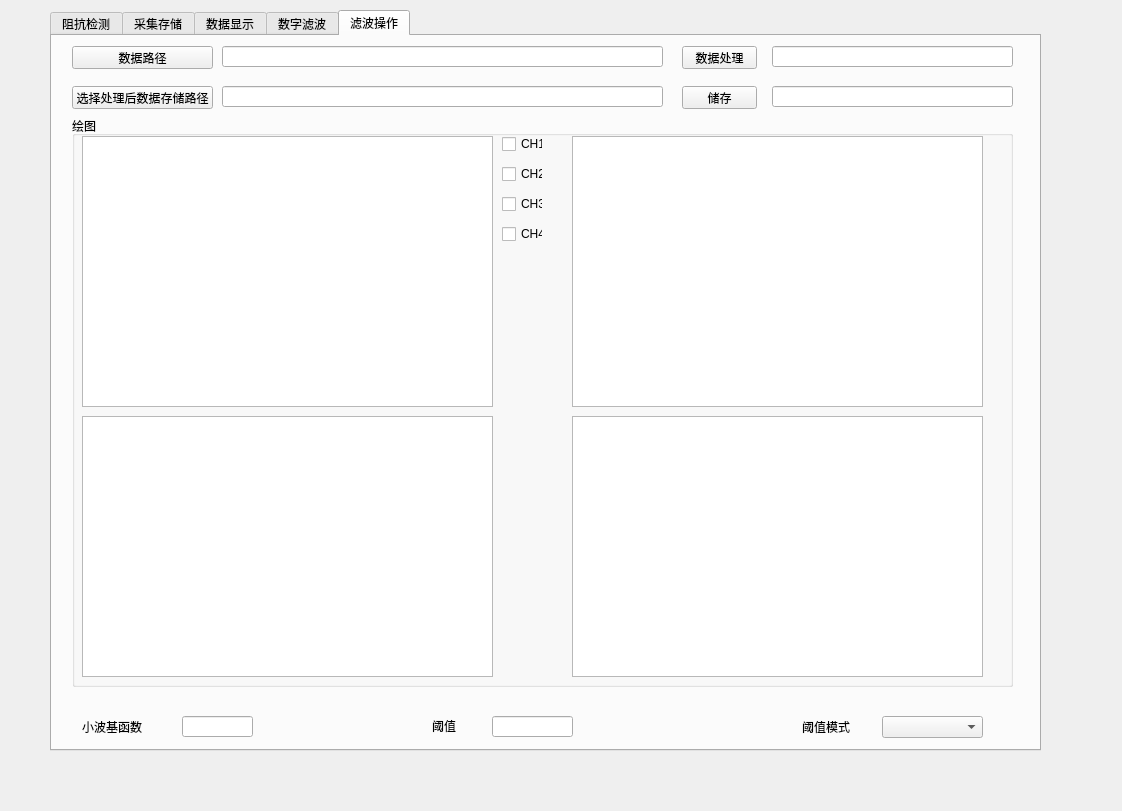
<?xml version="1.0" encoding="UTF-8"?>
<ui version="4.0">
 <class>widget</class>
 <widget class="QWidget" name="widget">
  <property name="geometry">
   <rect>
    <x>0</x>
    <y>0</y>
    <width>1122</width>
    <height>811</height>
   </rect>
  </property>
  <property name="windowTitle">
   <string>MySoftware</string>
  </property>
  <widget class="QTabWidget" name="tabWidget">
   <property name="geometry">
    <rect>
     <x>50</x>
     <y>10</y>
     <width>991</width>
     <height>741</height>
    </rect>
   </property>
   <property name="toolTip">
    <string>&lt;html&gt;&lt;head/&gt;&lt;body&gt;&lt;p&gt;111&lt;/p&gt;&lt;/body&gt;&lt;/html&gt;</string>
   </property>
   <property name="tabPosition">
    <enum>QTabWidget::North</enum>
   </property>
   <property name="currentIndex">
    <number>4</number>
   </property>
   <property name="usesScrollButtons">
    <bool>false</bool>
   </property>
   <widget class="QWidget" name="tab">
    <attribute name="title">
     <string>阻抗检测</string>
    </attribute>
    <widget class="QPushButton" name="p1b1">
     <property name="geometry">
      <rect>
       <x>30</x>
       <y>10</y>
       <width>75</width>
       <height>31</height>
      </rect>
     </property>
     <property name="text">
      <string>通信检测</string>
     </property>
    </widget>
    <widget class="QLineEdit" name="p1t1">
     <property name="geometry">
      <rect>
       <x>270</x>
       <y>10</y>
       <width>701</width>
       <height>31</height>
      </rect>
     </property>
    </widget>
    <widget class="QLabel" name="label_17">
     <property name="geometry">
      <rect>
       <x>170</x>
       <y>10</y>
       <width>91</width>
       <height>31</height>
      </rect>
     </property>
     <property name="text">
      <string>通信检测状态：</string>
     </property>
    </widget>
    <widget class="QPushButton" name="p1b2">
     <property name="geometry">
      <rect>
       <x>30</x>
       <y>60</y>
       <width>111</width>
       <height>31</height>
      </rect>
     </property>
     <property name="text">
      <string>阻抗数据存储路径</string>
     </property>
    </widget>
    <widget class="QLabel" name="label_18">
     <property name="geometry">
      <rect>
       <x>170</x>
       <y>60</y>
       <width>51</width>
       <height>31</height>
      </rect>
     </property>
     <property name="text">
      <string>路径：</string>
     </property>
    </widget>
    <widget class="QLineEdit" name="p1t2">
     <property name="geometry">
      <rect>
       <x>270</x>
       <y>60</y>
       <width>701</width>
       <height>31</height>
      </rect>
     </property>
    </widget>
    <widget class="QGroupBox" name="groupBox_11">
     <property name="geometry">
      <rect>
       <x>30</x>
       <y>100</y>
       <width>941</width>
       <height>601</height>
      </rect>
     </property>
     <property name="title">
      <string>阻抗检测</string>
     </property>
     <widget class="PlotWidget" name="p1_huitu1">
      <property name="geometry">
       <rect>
        <x>10</x>
        <y>20</y>
        <width>911</width>
        <height>531</height>
       </rect>
      </property>
     </widget>
     <widget class="QPushButton" name="p1b4">
      <property name="geometry">
       <rect>
        <x>420</x>
        <y>560</y>
        <width>91</width>
        <height>23</height>
       </rect>
      </property>
      <property name="text">
       <string>重新检测</string>
      </property>
     </widget>
     <widget class="QPushButton" name="p1b3">
      <property name="geometry">
       <rect>
        <x>20</x>
        <y>560</y>
        <width>91</width>
        <height>23</height>
       </rect>
      </property>
      <property name="text">
       <string>开始检测</string>
      </property>
     </widget>
     <widget class="QPushButton" name="p1b5">
      <property name="geometry">
       <rect>
        <x>810</x>
        <y>560</y>
        <width>91</width>
        <height>23</height>
       </rect>
      </property>
      <property name="text">
       <string>存储数据</string>
      </property>
     </widget>
    </widget>
   </widget>
   <widget class="QWidget" name="tab_2">
    <attribute name="title">
     <string>采集存储</string>
    </attribute>
    <widget class="QPushButton" name="p2b1">
     <property name="geometry">
      <rect>
       <x>20</x>
       <y>20</y>
       <width>91</width>
       <height>31</height>
      </rect>
     </property>
     <property name="text">
      <string>脑电数据存储</string>
     </property>
    </widget>
    <widget class="QLabel" name="label_19">
     <property name="geometry">
      <rect>
       <x>120</x>
       <y>20</y>
       <width>61</width>
       <height>31</height>
      </rect>
     </property>
     <property name="text">
      <string>存储路径：</string>
     </property>
    </widget>
    <widget class="QLineEdit" name="p2t1">
     <property name="geometry">
      <rect>
       <x>190</x>
       <y>20</y>
       <width>781</width>
       <height>31</height>
      </rect>
     </property>
    </widget>
    <widget class="QGroupBox" name="groupBox_16">
     <property name="geometry">
      <rect>
       <x>20</x>
       <y>60</y>
       <width>951</width>
       <height>71</height>
      </rect>
     </property>
     <property name="title">
      <string>采集参数设置</string>
     </property>
     <widget class="QLabel" name="label_20">
      <property name="geometry">
       <rect>
        <x>110</x>
        <y>10</y>
        <width>81</width>
        <height>21</height>
       </rect>
      </property>
      <property name="text">
       <string>采集方式选择</string>
      </property>
     </widget>
     <widget class="QComboBox" name="c_box">
      <property name="geometry">
       <rect>
        <x>190</x>
        <y>10</y>
        <width>111</width>
        <height>22</height>
       </rect>
      </property>
      <item>
       <property name="text">
        <string/>
       </property>
      </item>
      <item>
       <property name="text">
        <string>定量采集</string>
       </property>
      </item>
      <item>
       <property name="text">
        <string>定时采集</string>
       </property>
      </item>
     </widget>
     <widget class="QLabel" name="label_21">
      <property name="geometry">
       <rect>
        <x>480</x>
        <y>10</y>
        <width>20</width>
        <height>21</height>
       </rect>
      </property>
      <property name="text">
       <string>组</string>
      </property>
     </widget>
     <widget class="QLabel" name="label_22">
      <property name="geometry">
       <rect>
        <x>600</x>
        <y>10</y>
        <width>31</width>
        <height>21</height>
       </rect>
      </property>
      <property name="text">
       <string>毫秒</string>
      </property>
     </widget>
     <widget class="QLineEdit" name="p2t2">
      <property name="geometry">
       <rect>
        <x>410</x>
        <y>10</y>
        <width>61</width>
        <height>20</height>
       </rect>
      </property>
     </widget>
     <widget class="QLineEdit" name="p2t3">
      <property name="geometry">
       <rect>
        <x>530</x>
        <y>10</y>
        <width>61</width>
        <height>20</height>
       </rect>
      </property>
     </widget>
     <widget class="QPushButton" name="p2b2">
      <property name="geometry">
       <rect>
        <x>640</x>
        <y>10</y>
        <width>91</width>
        <height>21</height>
       </rect>
      </property>
      <property name="text">
       <string>参数确认</string>
      </property>
     </widget>
     <widget class="QLineEdit" name="p2t4">
      <property name="geometry">
       <rect>
        <x>10</x>
        <y>40</y>
        <width>921</width>
        <height>21</height>
       </rect>
      </property>
     </widget>
    </widget>
    <widget class="QGroupBox" name="groupBox_12">
     <property name="geometry">
      <rect>
       <x>20</x>
       <y>130</y>
       <width>951</width>
       <height>571</height>
      </rect>
     </property>
     <property name="title">
      <string>脑电数据实时显示</string>
     </property>
     <widget class="PlotWidget" name="p2_huitu1">
      <property name="geometry">
       <rect>
        <x>10</x>
        <y>20</y>
        <width>921</width>
        <height>501</height>
       </rect>
      </property>
     </widget>
     <widget class="QPushButton" name="p2b3">
      <property name="geometry">
       <rect>
        <x>40</x>
        <y>530</y>
        <width>81</width>
        <height>21</height>
       </rect>
      </property>
      <property name="text">
       <string>开始采集</string>
      </property>
     </widget>
     <widget class="QPushButton" name="p2b4">
      <property name="geometry">
       <rect>
        <x>430</x>
        <y>530</y>
        <width>81</width>
        <height>21</height>
       </rect>
      </property>
      <property name="text">
       <string>重新采集</string>
      </property>
     </widget>
     <widget class="QPushButton" name="p2b5">
      <property name="geometry">
       <rect>
        <x>830</x>
        <y>530</y>
        <width>81</width>
        <height>21</height>
       </rect>
      </property>
      <property name="text">
       <string>存储数据</string>
      </property>
     </widget>
    </widget>
   </widget>
   <widget class="QWidget" name="tab_3">
    <attribute name="title">
     <string>数据显示</string>
    </attribute>
    <widget class="QGroupBox" name="groupBox_10">
     <property name="geometry">
      <rect>
       <x>20</x>
       <y>60</y>
       <width>941</width>
       <height>641</height>
      </rect>
     </property>
     <property name="title">
      <string>脑电信号文件数据</string>
     </property>
     <widget class="QTextEdit" name="p3t3">
      <property name="geometry">
       <rect>
        <x>20</x>
        <y>30</y>
        <width>901</width>
        <height>581</height>
       </rect>
      </property>
     </widget>
    </widget>
    <widget class="QPushButton" name="p3b1">
     <property name="geometry">
      <rect>
       <x>30</x>
       <y>20</y>
       <width>75</width>
       <height>23</height>
      </rect>
     </property>
     <property name="text">
      <string>显示</string>
     </property>
    </widget>
    <widget class="QPushButton" name="p3b2">
     <property name="geometry">
      <rect>
       <x>610</x>
       <y>20</y>
       <width>75</width>
       <height>23</height>
      </rect>
     </property>
     <property name="text">
      <string>清除</string>
     </property>
    </widget>
    <widget class="QLineEdit" name="p3t1">
     <property name="geometry">
      <rect>
       <x>120</x>
       <y>20</y>
       <width>471</width>
       <height>20</height>
      </rect>
     </property>
    </widget>
    <widget class="QLineEdit" name="p3t2">
     <property name="geometry">
      <rect>
       <x>700</x>
       <y>20</y>
       <width>261</width>
       <height>20</height>
      </rect>
     </property>
    </widget>
   </widget>
   <widget class="QWidget" name="tab_4">
    <attribute name="title">
     <string>数字滤波</string>
    </attribute>
    <widget class="QComboBox" name="c_box2">
     <property name="geometry">
      <rect>
       <x>100</x>
       <y>30</y>
       <width>101</width>
       <height>22</height>
      </rect>
     </property>
     <property name="currentText">
      <string>巴特沃夫</string>
     </property>
     <property name="modelColumn">
      <number>0</number>
     </property>
     <item>
      <property name="text">
       <string>巴特沃夫</string>
      </property>
     </item>
     <item>
      <property name="text">
       <string>切比雪夫-I</string>
      </property>
     </item>
     <item>
      <property name="text">
       <string>切比雪夫-II</string>
      </property>
     </item>
     <item>
      <property name="text">
       <string>椭圆</string>
      </property>
     </item>
    </widget>
    <widget class="QGroupBox" name="groupBox">
     <property name="geometry">
      <rect>
       <x>30</x>
       <y>80</y>
       <width>181</width>
       <height>201</height>
      </rect>
     </property>
     <property name="title">
      <string>滤波器参数</string>
     </property>
     <widget class="QLabel" name="label_2">
      <property name="geometry">
       <rect>
        <x>10</x>
        <y>20</y>
        <width>151</width>
        <height>16</height>
       </rect>
      </property>
      <property name="text">
       <string>通带边缘频率wp(rad/s)</string>
      </property>
     </widget>
     <widget class="QLabel" name="label_3">
      <property name="geometry">
       <rect>
        <x>10</x>
        <y>110</y>
        <width>131</width>
        <height>16</height>
       </rect>
      </property>
      <property name="text">
       <string>阻带边缘频率ws(rad/s)</string>
      </property>
     </widget>
     <widget class="QLineEdit" name="p4t1">
      <property name="geometry">
       <rect>
        <x>10</x>
        <y>60</y>
        <width>71</width>
        <height>21</height>
       </rect>
      </property>
     </widget>
     <widget class="QLineEdit" name="p4t2">
      <property name="geometry">
       <rect>
        <x>100</x>
        <y>60</y>
        <width>71</width>
        <height>20</height>
       </rect>
      </property>
     </widget>
     <widget class="QLabel" name="label_16">
      <property name="geometry">
       <rect>
        <x>10</x>
        <y>40</y>
        <width>41</width>
        <height>16</height>
       </rect>
      </property>
      <property name="text">
       <string>上边缘</string>
      </property>
     </widget>
     <widget class="QLabel" name="label_23">
      <property name="geometry">
       <rect>
        <x>100</x>
        <y>40</y>
        <width>41</width>
        <height>16</height>
       </rect>
      </property>
      <property name="text">
       <string>下边缘</string>
      </property>
     </widget>
     <widget class="QLabel" name="label_24">
      <property name="geometry">
       <rect>
        <x>10</x>
        <y>130</y>
        <width>41</width>
        <height>16</height>
       </rect>
      </property>
      <property name="text">
       <string>上边缘</string>
      </property>
     </widget>
     <widget class="QLabel" name="label_25">
      <property name="geometry">
       <rect>
        <x>100</x>
        <y>130</y>
        <width>41</width>
        <height>16</height>
       </rect>
      </property>
      <property name="text">
       <string>下边缘</string>
      </property>
     </widget>
     <widget class="QLineEdit" name="p4t3">
      <property name="geometry">
       <rect>
        <x>10</x>
        <y>150</y>
        <width>71</width>
        <height>21</height>
       </rect>
      </property>
     </widget>
     <widget class="QLineEdit" name="p4t4">
      <property name="geometry">
       <rect>
        <x>100</x>
        <y>150</y>
        <width>71</width>
        <height>21</height>
       </rect>
      </property>
     </widget>
    </widget>
    <widget class="QGroupBox" name="groupBox_3">
     <property name="geometry">
      <rect>
       <x>30</x>
       <y>360</y>
       <width>181</width>
       <height>41</height>
      </rect>
     </property>
     <property name="title">
      <string/>
     </property>
     <widget class="QLabel" name="label_4">
      <property name="geometry">
       <rect>
        <x>10</x>
        <y>10</y>
        <width>131</width>
        <height>21</height>
       </rect>
      </property>
      <property name="text">
       <string>通带最大衰减（dB）</string>
      </property>
     </widget>
     <widget class="QLineEdit" name="p4t5">
      <property name="geometry">
       <rect>
        <x>120</x>
        <y>10</y>
        <width>51</width>
        <height>20</height>
       </rect>
      </property>
     </widget>
    </widget>
    <widget class="QGroupBox" name="groupBox_4">
     <property name="geometry">
      <rect>
       <x>30</x>
       <y>430</y>
       <width>181</width>
       <height>41</height>
      </rect>
     </property>
     <property name="title">
      <string/>
     </property>
     <widget class="QLabel" name="label_5">
      <property name="geometry">
       <rect>
        <x>10</x>
        <y>10</y>
        <width>111</width>
        <height>21</height>
       </rect>
      </property>
      <property name="text">
       <string>阻带最小衰减（dB）</string>
      </property>
     </widget>
     <widget class="QLineEdit" name="p4t6">
      <property name="geometry">
       <rect>
        <x>120</x>
        <y>10</y>
        <width>51</width>
        <height>20</height>
       </rect>
      </property>
     </widget>
    </widget>
    <widget class="QGroupBox" name="groupBox_5">
     <property name="geometry">
      <rect>
       <x>30</x>
       <y>510</y>
       <width>181</width>
       <height>41</height>
      </rect>
     </property>
     <property name="title">
      <string/>
     </property>
     <widget class="QLabel" name="label_6">
      <property name="geometry">
       <rect>
        <x>10</x>
        <y>10</y>
        <width>111</width>
        <height>21</height>
       </rect>
      </property>
      <property name="text">
       <string>通带最大波纹rp(dB)</string>
      </property>
     </widget>
     <widget class="QLineEdit" name="p4t7">
      <property name="geometry">
       <rect>
        <x>120</x>
        <y>10</y>
        <width>51</width>
        <height>20</height>
       </rect>
      </property>
     </widget>
    </widget>
    <widget class="QGroupBox" name="groupBox_6">
     <property name="geometry">
      <rect>
       <x>30</x>
       <y>580</y>
       <width>181</width>
       <height>41</height>
      </rect>
     </property>
     <property name="title">
      <string/>
     </property>
     <widget class="QLabel" name="label_7">
      <property name="geometry">
       <rect>
        <x>10</x>
        <y>10</y>
        <width>111</width>
        <height>21</height>
       </rect>
      </property>
      <property name="text">
       <string>阻带最大波纹rs(dB)</string>
      </property>
     </widget>
     <widget class="QLineEdit" name="p4t8">
      <property name="geometry">
       <rect>
        <x>120</x>
        <y>10</y>
        <width>51</width>
        <height>20</height>
       </rect>
      </property>
     </widget>
    </widget>
    <widget class="QGroupBox" name="groupBox_7">
     <property name="geometry">
      <rect>
       <x>250</x>
       <y>90</y>
       <width>711</width>
       <height>571</height>
      </rect>
     </property>
     <property name="title">
      <string>幅频响应</string>
     </property>
     <widget class="PlotWidget" name="p4_huitu1">
      <property name="geometry">
       <rect>
        <x>20</x>
        <y>30</y>
        <width>681</width>
        <height>521</height>
       </rect>
      </property>
     </widget>
    </widget>
    <widget class="QLabel" name="label">
     <property name="geometry">
      <rect>
       <x>30</x>
       <y>30</y>
       <width>71</width>
       <height>21</height>
      </rect>
     </property>
     <property name="text">
      <string>滤波器类型</string>
     </property>
    </widget>
    <widget class="QRadioButton" name="radioButton1">
     <property name="geometry">
      <rect>
       <x>250</x>
       <y>30</y>
       <width>89</width>
       <height>16</height>
      </rect>
     </property>
     <property name="text">
      <string>低通</string>
     </property>
    </widget>
    <widget class="QRadioButton" name="radioButton2">
     <property name="geometry">
      <rect>
       <x>390</x>
       <y>30</y>
       <width>89</width>
       <height>16</height>
      </rect>
     </property>
     <property name="text">
      <string>高通</string>
     </property>
    </widget>
    <widget class="QRadioButton" name="radioButton3">
     <property name="geometry">
      <rect>
       <x>540</x>
       <y>30</y>
       <width>89</width>
       <height>16</height>
      </rect>
     </property>
     <property name="text">
      <string>带通</string>
     </property>
    </widget>
    <widget class="QRadioButton" name="radioButton4">
     <property name="geometry">
      <rect>
       <x>700</x>
       <y>30</y>
       <width>89</width>
       <height>16</height>
      </rect>
     </property>
     <property name="text">
      <string>带阻</string>
     </property>
    </widget>
    <widget class="QRadioButton" name="radioButton5">
     <property name="geometry">
      <rect>
       <x>860</x>
       <y>30</y>
       <width>89</width>
       <height>16</height>
      </rect>
     </property>
     <property name="text">
      <string>无</string>
     </property>
     <property name="checked">
      <bool>true</bool>
     </property>
    </widget>
    <widget class="QPushButton" name="p4b1">
     <property name="geometry">
      <rect>
       <x>20</x>
       <y>640</y>
       <width>181</width>
       <height>23</height>
      </rect>
     </property>
     <property name="text">
      <string>幅频响应</string>
     </property>
    </widget>
   </widget>
   <widget class="QWidget" name="tab_5">
    <attribute name="title">
     <string>滤波操作</string>
    </attribute>
    <widget class="QPushButton" name="p5b1">
     <property name="geometry">
      <rect>
       <x>20</x>
       <y>10</y>
       <width>141</width>
       <height>23</height>
      </rect>
     </property>
     <property name="text">
      <string>数据路径</string>
     </property>
    </widget>
    <widget class="QPushButton" name="p5b3">
     <property name="geometry">
      <rect>
       <x>20</x>
       <y>50</y>
       <width>141</width>
       <height>23</height>
      </rect>
     </property>
     <property name="text">
      <string>选择处理后数据存储路径</string>
     </property>
    </widget>
    <widget class="QPushButton" name="p5b2">
     <property name="geometry">
      <rect>
       <x>630</x>
       <y>10</y>
       <width>75</width>
       <height>23</height>
      </rect>
     </property>
     <property name="text">
      <string>数据处理</string>
     </property>
    </widget>
    <widget class="QPushButton" name="p5b4">
     <property name="geometry">
      <rect>
       <x>630</x>
       <y>50</y>
       <width>75</width>
       <height>23</height>
      </rect>
     </property>
     <property name="text">
      <string>储存</string>
     </property>
    </widget>
    <widget class="QLineEdit" name="p5t1">
     <property name="geometry">
      <rect>
       <x>170</x>
       <y>10</y>
       <width>441</width>
       <height>21</height>
      </rect>
     </property>
    </widget>
    <widget class="QLineEdit" name="p5t2">
     <property name="geometry">
      <rect>
       <x>170</x>
       <y>50</y>
       <width>441</width>
       <height>21</height>
      </rect>
     </property>
    </widget>
    <widget class="QLineEdit" name="p5t3">
     <property name="geometry">
      <rect>
       <x>720</x>
       <y>50</y>
       <width>241</width>
       <height>21</height>
      </rect>
     </property>
    </widget>
    <widget class="QGroupBox" name="groupBox_2">
     <property name="geometry">
      <rect>
       <x>20</x>
       <y>80</y>
       <width>941</width>
       <height>571</height>
      </rect>
     </property>
     <property name="title">
      <string>绘图</string>
     </property>
     <widget class="PlotWidget" name="p5_huitu1">
      <property name="geometry">
       <rect>
        <x>10</x>
        <y>20</y>
        <width>411</width>
        <height>271</height>
       </rect>
      </property>
     </widget>
     <widget class="PlotWidget" name="p5_huitu2">
      <property name="geometry">
       <rect>
        <x>500</x>
        <y>20</y>
        <width>411</width>
        <height>271</height>
       </rect>
      </property>
     </widget>
     <widget class="PlotWidget" name="p5_huitu3">
      <property name="geometry">
       <rect>
        <x>500</x>
        <y>300</y>
        <width>411</width>
        <height>261</height>
       </rect>
      </property>
     </widget>
     <widget class="QCheckBox" name="checkBox">
      <property name="geometry">
       <rect>
        <x>430</x>
        <y>20</y>
        <width>41</width>
        <height>16</height>
       </rect>
      </property>
      <property name="text">
       <string>CH1</string>
      </property>
     </widget>
     <widget class="QCheckBox" name="checkBox_2">
      <property name="geometry">
       <rect>
        <x>430</x>
        <y>50</y>
        <width>41</width>
        <height>16</height>
       </rect>
      </property>
      <property name="text">
       <string>CH2</string>
      </property>
     </widget>
     <widget class="QCheckBox" name="checkBox_3">
      <property name="geometry">
       <rect>
        <x>430</x>
        <y>80</y>
        <width>41</width>
        <height>16</height>
       </rect>
      </property>
      <property name="text">
       <string>CH3</string>
      </property>
     </widget>
     <widget class="QCheckBox" name="checkBox_4">
      <property name="geometry">
       <rect>
        <x>430</x>
        <y>110</y>
        <width>41</width>
        <height>16</height>
       </rect>
      </property>
      <property name="text">
       <string>CH4</string>
      </property>
     </widget>
     <widget class="PlotWidget" name="p5_huitu4">
      <property name="geometry">
       <rect>
        <x>10</x>
        <y>300</y>
        <width>411</width>
        <height>261</height>
       </rect>
      </property>
     </widget>
    </widget>
    <widget class="QLineEdit" name="p5t3_2">
     <property name="geometry">
      <rect>
       <x>720</x>
       <y>10</y>
       <width>241</width>
       <height>21</height>
      </rect>
     </property>
    </widget>
    <widget class="QLabel" name="label_26">
     <property name="geometry">
      <rect>
       <x>30</x>
       <y>680</y>
       <width>71</width>
       <height>21</height>
      </rect>
     </property>
     <property name="text">
      <string>小波基函数</string>
     </property>
    </widget>
    <widget class="QLineEdit" name="p4t9">
     <property name="geometry">
      <rect>
       <x>130</x>
       <y>680</y>
       <width>71</width>
       <height>21</height>
      </rect>
     </property>
    </widget>
    <widget class="QLabel" name="label_28">
     <property name="geometry">
      <rect>
       <x>380</x>
       <y>680</y>
       <width>41</width>
       <height>20</height>
      </rect>
     </property>
     <property name="text">
      <string>阈值</string>
     </property>
    </widget>
    <widget class="QLineEdit" name="p4t10">
     <property name="geometry">
      <rect>
       <x>440</x>
       <y>680</y>
       <width>81</width>
       <height>21</height>
      </rect>
     </property>
    </widget>
    <widget class="QLabel" name="label_27">
     <property name="geometry">
      <rect>
       <x>750</x>
       <y>680</y>
       <width>61</width>
       <height>21</height>
      </rect>
     </property>
     <property name="text">
      <string>阈值模式</string>
     </property>
    </widget>
    <widget class="QComboBox" name="c_box3">
     <property name="geometry">
      <rect>
       <x>830</x>
       <y>680</y>
       <width>101</width>
       <height>22</height>
      </rect>
     </property>
     <property name="currentText">
      <string/>
     </property>
     <property name="modelColumn">
      <number>0</number>
     </property>
     <item>
      <property name="text">
       <string/>
      </property>
     </item>
     <item>
      <property name="text">
       <string>soft</string>
      </property>
     </item>
     <item>
      <property name="text">
       <string>hard</string>
      </property>
     </item>
     <item>
      <property name="text">
       <string>garrote</string>
      </property>
     </item>
     <item>
      <property name="text">
       <string>greater</string>
      </property>
     </item>
     <item>
      <property name="text">
       <string>less</string>
      </property>
     </item>
    </widget>
   </widget>
  </widget>
 </widget>
 <customwidgets>
  <customwidget>
   <class>PlotWidget</class>
   <extends>QGraphicsView</extends>
   <header>pyqtgraph</header>
  </customwidget>
 </customwidgets>
 <resources/>
 <connections/>
</ui>
